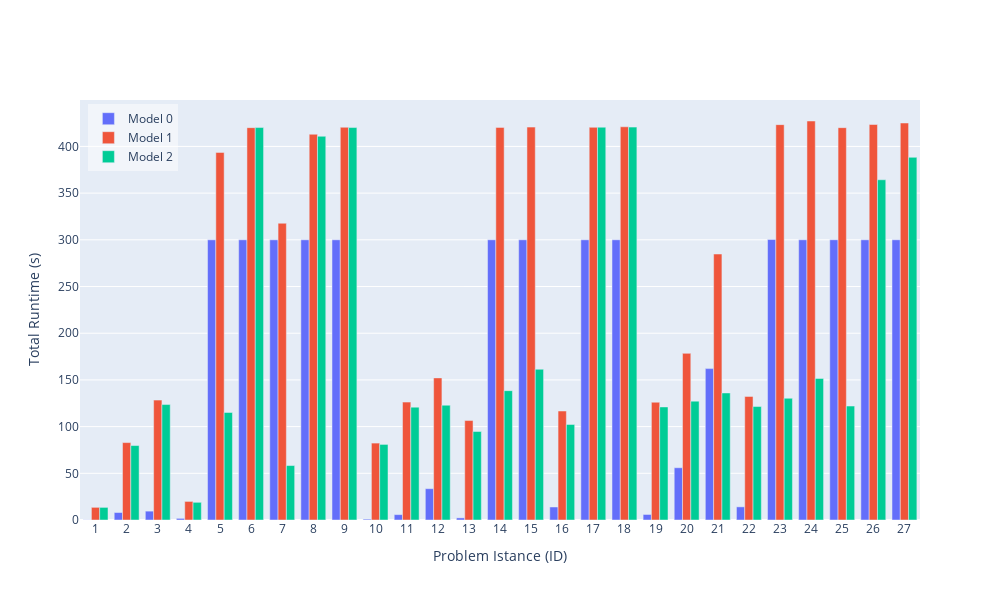

Notebook code for this chart:
### Code cell
import plotly.graph_objects as go

# Create bar plot with visible zeros
hovertemplate_text='Model: %{customdata[0]}<br>ID: %{x}<br>Gap: %{text}%<br>Nodes: %{customdata[1]}<br>Runtime: %{customdata[2]} s<extra></extra>'
fig = go.Figure(data=[
    go.Bar(
        name='Model 0', 
        x=df0['ID'], 
        y=df0['total_time'],
        text=df0['gap'].apply(lambda x: f'{x:.2f}'),  # Format text to 2 decimal places
        # Create a 2D array with multiple columns
        customdata=np.dstack((df0['model'], df0['nodes'], df0['total_time'].apply(lambda x: f'{x:.2f}')))[0],
        textposition='none',
        hovertemplate=hovertemplate_text
    ),
    go.Bar(
        name='Model 1', 
        x=df1['ID'], 
        y=df1['total_time'],
        text=df1['gap'].apply(lambda x: f'{x:.2f}'),
        customdata=np.dstack((df1['model'], df1['nodes'], df1['total_time'].apply(lambda x: f'{x:.2f}')))[0],
        textposition='none',
        hovertemplate=hovertemplate_text
    ),
    go.Bar(
        name='Model 2', 
        x=df2['ID'], 
        y=df2['total_time'],
        text=df2['gap'].apply(lambda x: f'{x:.2f}'),
        customdata=np.dstack((df2['model'], df2['nodes'], df2['total_time'].apply(lambda x: f'{x:.2f}')))[0],
        textposition='none',
        hovertemplate=hovertemplate_text
    ),
])

# Add a subtle visual indication for zero values
fig.update_layout(
    width=1000,
    height=600,
    barmode='group',
    yaxis = dict(
        title = 'Total Time (Runtime + Heuristics) (s)',
    ),
    xaxis = dict(
        title = 'Problem Istance (ID)',
        tickmode = 'array',
        tickvals = list(range(0, 28)),
        ticktext = list(range(0, 28)),
    ),
    legend=dict(
        x=0.01,
        y=0.99,
        xanchor='left',
        yanchor='top',
        bgcolor='rgba(255, 255, 255, 0.5)'
    )
)

fig.show()

### Figure 1 — Plotly figure (JSON) as saved in the notebook; plotly's stock layout.template omitted (floating-point values rounded to 4 significant figures)
{"data": [{"customdata": [[0, 3, "0.18"], [0, 529, "8.00"], [0, 116, "9.50"], [0, 680, "1.75"], [0, 12818, "300.00"], [0, 858, "300.01"], [0, 72826, "300.00"], [0, 1059, "300.01"], [0, 685, "300.01"], [0, 36, "0.93"], [0, 3, "5.76"], [0, 98, "33.53"], [0, 96, "2.26"], [0, 4081, "300.03"], [0, 1077, "300.02"], [0, 1231, "13.93"], [0, 848, "300.01"], [0, 402, "300.03"], [0, 3, "5.93"], [0, 3, "55.97"], [0, 3, "162.09"], [0, 90, "14.08"], [0, 243, "300.29"], [0, 1, "300.03"], [0, 14439, "300.04"], [0, 1, "300.01"], [0, 1, "300.03"]], "hovertemplate": "Model: %{customdata[0]}<br>ID: %{x}<br>Gap: %{text}%<br>Nodes: %{customdata[1]}<br>Runtime: %{customdata[2]} s<extra></extra>", "name": "Model 0", "text": ["0.00", "0.00", "0.00", "0.00", "inf", "inf", "229.07", "inf", "inf", "0.00", "0.00", "0.00", "0.00", "9.30", "inf", "0.00", "inf", "inf", "0.00", "0.00", "0.00", "0.00", "0.58", "inf", "0.14", "inf", "inf"], "textposition": "none", "type": "bar", "x": [1, 2, 3, 4, 5, 6, 7, 8, 9, 10, 11, 12, 13, 14, 15, 16, 17, 18, 19, 20, 21, 22, 23, 24, 25, 26, 27], "y": [0.1769, 8.004, 9.496, 1.747, 300.0, 300.0, 300.0, 300.0, 300.0, 0.929, 5.759, 33.53, 2.256, 300.0, 300.0, 13.93, 300.0, 300.0, 5.932, 55.97, 162.1, 14.08, 300.3, 300.0, 300.0, 300.0, 300.0]}, {"customdata": [[1, 3, "13.55"], [1, 697, "82.89"], [1, 84, "128.36"], [1, 711, "19.91"], [1, 14789, "393.59"], [1, 973, "420.10"], [1, 77956, "317.73"], [1, 1004, "413.03"], [1, 627, "420.53"], [1, 43, "82.36"], [1, 3, "126.23"], [1, 66, "152.16"], [1, 439, "106.50"], [1, 4452, "420.38"], [1, 1228, "420.68"], [1, 1193, "116.69"], [1, 788, "420.48"], [1, 306, "421.02"], [1, 3, "126.11"], [1, 3, "178.43"], [1, 3, "284.78"], [1, 50, "132.32"], [1, 302, "423.33"], [1, 1, "427.22"], [1, 17182, "420.09"], [1, 1, "423.46"], [1, 1, "425.08"]], "hovertemplate": "Model: %{customdata[0]}<br>ID: %{x}<br>Gap: %{text}%<br>Nodes: %{customdata[1]}<br>Runtime: %{customdata[2]} s<extra></extra>", "name": "Model 1", "text": ["0.00", "0.00", "0.00", "0.00", "47.99", "88.63", "223.74", "103.27", "117.66", "0.00", "0.00", "0.00", "0.00", "9.71", "22.45", "0.00", "77.16", "97.07", "0.00", "0.00", "0.00", "0.00", "0.55", "23487.83", "0.86", "13290.34", "12452.75"], "textposition": "none", "type": "bar", "x": [1, 2, 3, 4, 5, 6, 7, 8, 9, 10, 11, 12, 13, 14, 15, 16, 17, 18, 19, 20, 21, 22, 23, 24, 25, 26, 27], "y": [13.55, 82.89, 128.4, 19.91, 393.6, 420.1, 317.7, 413.0, 420.5, 82.36, 126.2, 152.2, 106.5, 420.4, 420.7, 116.7, 420.5, 421.0, 126.1, 178.4, 284.8, 132.3, 423.3, 427.2, 420.1, 423.5, 425.1]}, {"customdata": [[2, 1, "13.50"], [2, 1, "79.73"], [2, 57, "123.62"], [2, 312, "18.94"], [2, 552, "115.14"], [2, 16, "420.20"], [2, 8033, "58.30"], [2, 389, "410.87"], [2, 1, "420.22"], [2, 1, "80.94"], [2, 1, "120.84"], [2, 1, "122.93"], [2, 1, "94.74"], [2, 1767, "138.50"], [2, 1, "161.40"], [2, 1, "102.32"], [2, 684, "420.58"], [2, 1, "420.67"], [2, 1, "121.07"], [2, 1, "127.27"], [2, 1, "136.04"], [2, 1, "121.49"], [2, 1, "130.34"], [2, 1, "151.59"], [2, 1, "122.00"], [2, 3013, "364.31"], [2, 828, "388.34"]], "hovertemplate": "Model: %{customdata[0]}<br>ID: %{x}<br>Gap: %{text}%<br>Nodes: %{customdata[1]}<br>Runtime: %{customdata[2]} s<extra></extra>", "name": "Model 2", "text": ["0.00", "0.00", "0.00", "0.00", "0.00", "5.45", "0.00", "3.21", "96.72", "0.00", "0.00", "0.00", "0.00", "0.00", "0.00", "0.01", "0.57", "2.66", "0.00", "0.00", "0.00", "0.00", "0.00", "0.01", "0.01", "0.01", "0.01"], "textposition": "none", "type": "bar", "x": [1, 2, 3, 4, 5, 6, 7, 8, 9, 10, 11, 12, 13, 14, 15, 16, 17, 18, 19, 20, 21, 22, 23, 24, 25, 26, 27], "y": [13.5, 79.73, 123.6, 18.94, 115.1, 420.2, 58.3, 410.9, 420.2, 80.94, 120.8, 122.9, 94.74, 138.5, 161.4, 102.3, 420.6, 420.7, 121.1, 127.3, 136.0, 121.5, 130.3, 151.6, 122.0, 364.3, 388.3]}], "layout": {"barmode": "group", "height": 600, "legend": {"bgcolor": "rgba(255, 255, 255, 0.5)", "x": 0.01, "xanchor": "left", "y": 0.99, "yanchor": "top"}, "width": 1000, "xaxis": {"tickmode": "array", "ticktext": [0, 1, 2, 3, 4, 5, 6, 7, 8, 9, 10, 11, 12, 13, 14, 15, 16, 17, 18, 19, 20, 21, 22, 23, 24, 25, 26, 27], "tickvals": [0, 1, 2, 3, 4, 5, 6, 7, 8, 9, 10, 11, 12, 13, 14, 15, 16, 17, 18, 19, 20, 21, 22, 23, 24, 25, 26, 27], "title": {"text": "Problem Istance (ID)"}}, "yaxis": {"title": {"text": "Total Runtime (s)"}}}}
